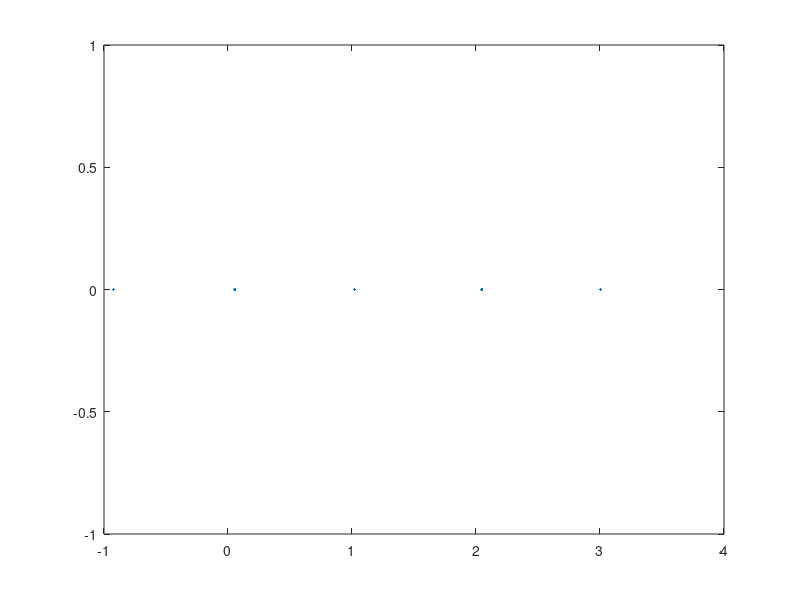

MATLAB code for this plot:
clear
steps = 100;
dt=0.1;
pl = true;

%Springs
x = [-1,0,1.1,2,3.1];
v = [0,0,0,0,0];
k=2;
a=1;

N=size(x,2);

fs = @(k,a,dx) -k * ( dx - a );

if(pl)
    sol = zeros(steps,N);
end

v_tmp = zeros(1,N);
x_tmp = zeros(1,N);
for i = 1:steps
 
    if i==1
        dtt = dt/2;
    else
        dtt = dt;
    end
   
    
    for j=1:N
        if(j==1)
            v_tmp(j) = v(j) + dtt *( -fs( k, a, x(j+1)-x(j)) );
        elseif(j==N)
            v_tmp(j) = v(j) + dtt *( fs( k, a, x(j)-x(j-1)) );
        else
            v_tmp(j) = v(j) + dtt *(  fs(k,a,x(j)-x(j-1))-fs(k,a,x(j+1)-x(j)) );
        end
        
        x_tmp(j) = x(j) + dtt*v_tmp(j);
    end
    
    x = x_tmp;
    v = v_tmp;

    if(pl)
        plot(x,zeros(1,N),'.');
        axis([-1 4 -1 1])
        pause(0.01);
    else
        sol(i,:) = x;
    end
    
end
